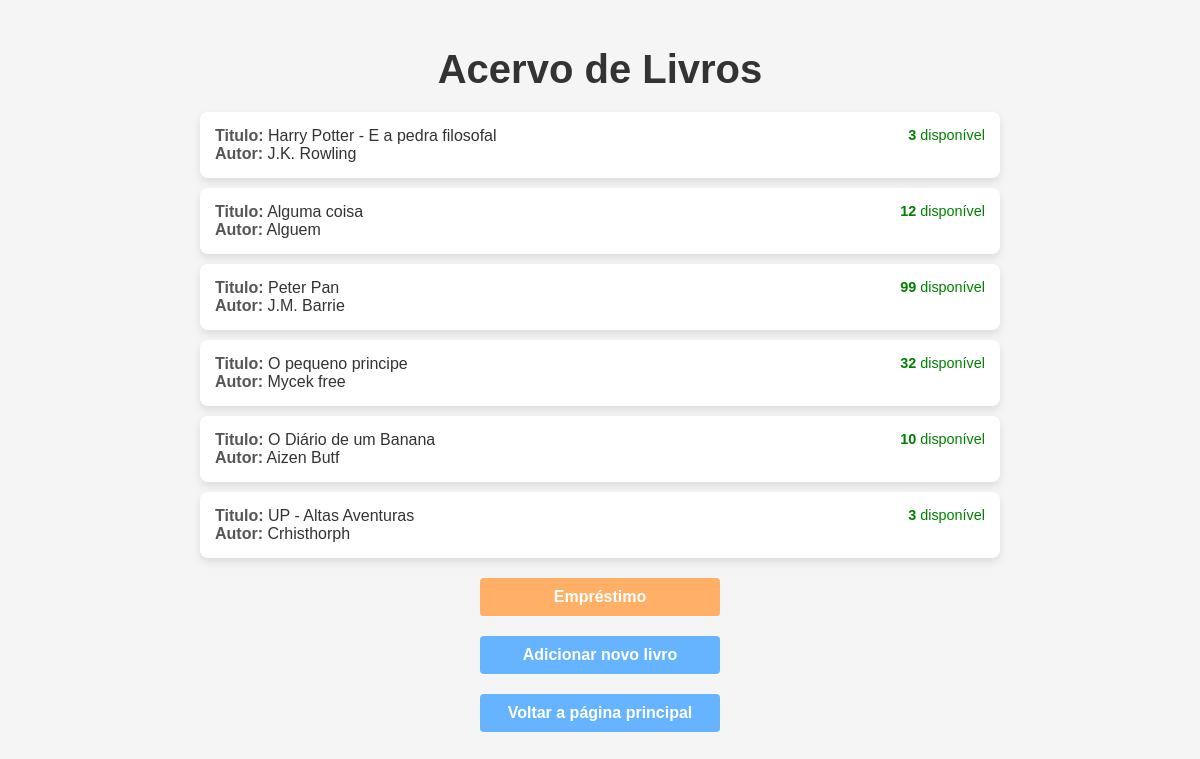
Page /consultar_acervo/ (signed in) on the earlier database version.
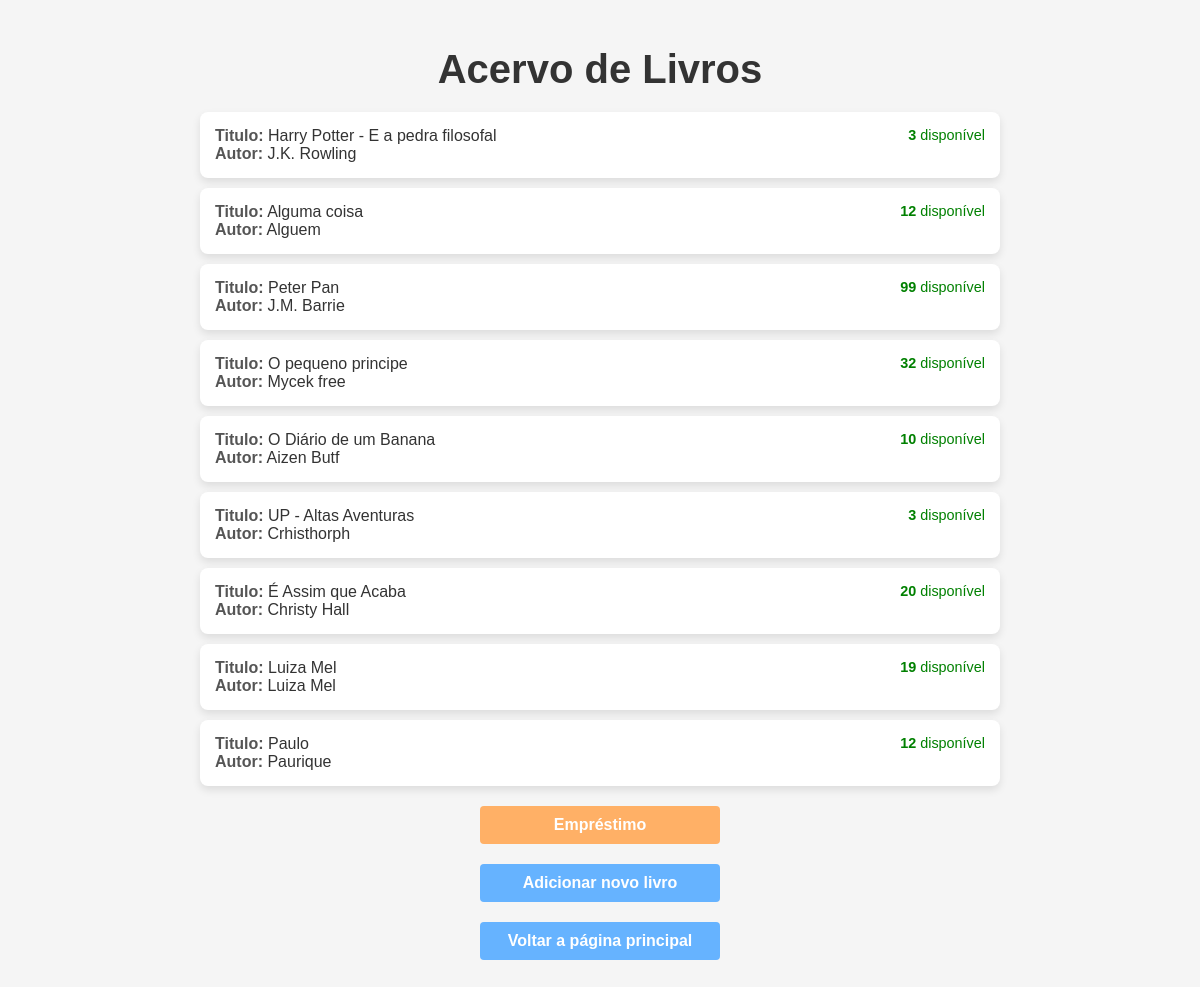
Same page on the later database version.
### biblioteca/models.py (models this page shows, shortened)
class Livro(models.Model):
    titulo = models.CharField(max_length=200)
    autor = models.CharField(max_length=100)
    exemplares = models.IntegerField()
    status = models.CharField(
        max_length=20,
        choices=[("disponível", "Disponível"), ("emprestado", "Emprestado")],
        default="disponível",
    )

### biblioteca/views.py (the view)
# urls.py: path('consultar_acervo/', views.consultar_acervo, name='consultar_acervo'),
@login_required
def consultar_acervo(request):
    livros = Livro.objects.all()
    return render(
        request, "paginas_consultas/consultar_acervo.html", {"livros": livros}
    )

### biblioteca/templates/paginas_consultas/consultar_acervo.html (shortened to what this page needs)
{% load static %}
<!DOCTYPE html>
<html lang="pt-br">
<head>
    {% block style %}
        <link rel="stylesheet" href="{% static 'css/css_consulta/consulta.css' %}">
    {% endblock style %}
</head>
<body>
    {% block main %}
        <h1>Acervo de Livros</h1>
        <ul class="lista-livros">
            {% for livro in livros %}
                <li class="livro-item">
                    <div class="detalhes-livro">
                        <span class="livro-titulo"><strong>Titulo:</strong> {{ livro.titulo }}</span><br>
                        <strong>Autor:</strong> {{ livro.autor }}<br>
                    </div>
                    <div class="emprestimo">
                        <span class="status"><strong>{{ livro.exemplares }}</strong> {{ livro.status }}</span>
                    </div>
                </li>
            {% endfor %}
        </ul>
        <a href="{% url 'solicitar_emprestimo' %}" class="botao-emprestar">Empréstimo</a>
        <a href="{% url 'cadastrar_livro' %}">Adicionar novo livro</a>
        <a href="{% url 'Home' %}">Voltar a página principal</a>
    {% endblock main %}
</body>
</html>

Differences in the rows shown:
added Livro: titulo "É Assim que Acaba", autor "Christy Hall", exemplares "20", status "disponível"
added Livro: titulo "Luiza Mel", autor "Luiza Mel", exemplares "19", status "disponível"
added Livro: titulo "Paulo", autor "Paurique", exemplares "12", status "disponível"
